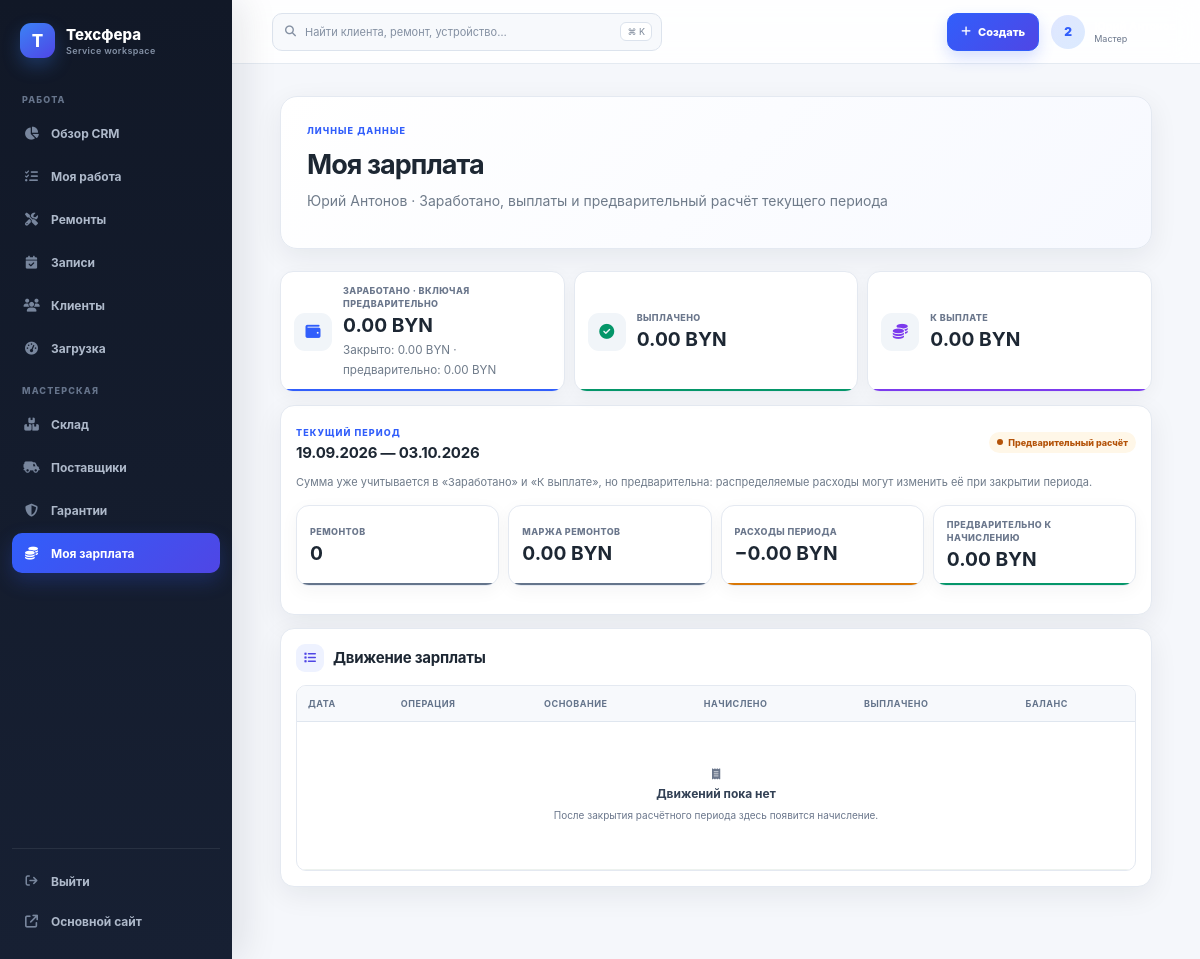
The page /accounts/master/salary/ (signed in) on the database as committed earlier.
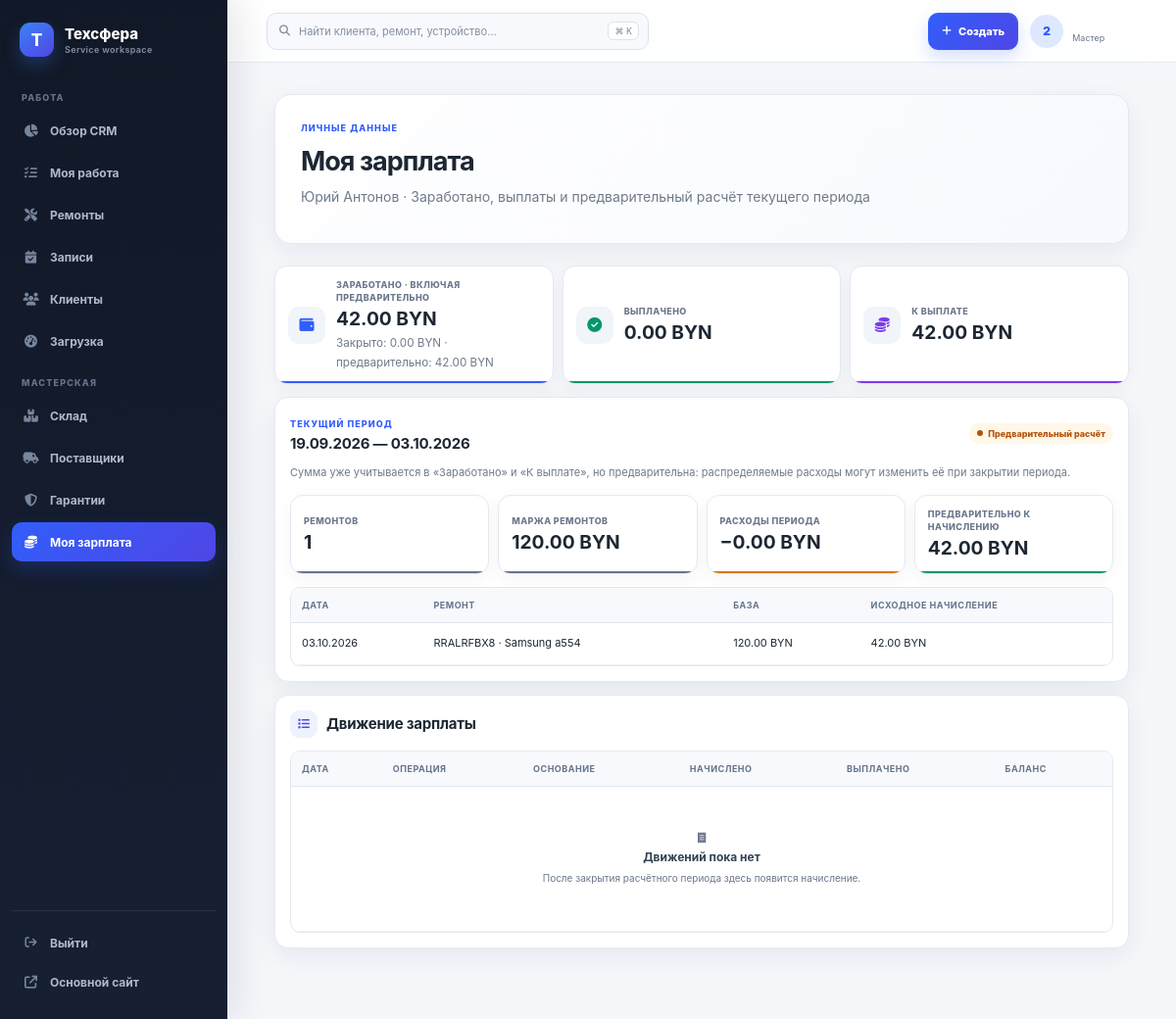
The same page on the database as committed later.
### finance/models.py (models this page shows, shortened)
class RepairFinance(models.Model):
    date = models.DateField("Дата")
    description = models.CharField("Описание ремонта", max_length=255)
    revenue = models.DecimalField(
        "Получено от клиента", max_digits=12, decimal_places=2,
        validators=[MinValueValidator(0)],
    )
    part_cost = models.DecimalField(
        "Стоимость запчасти", max_digits=12, decimal_places=2,
        default=Decimal("0.00"), validators=[MinValueValidator(0)],
    )
    manual_part_cost = models.DecimalField(
        "Дополнительная стоимость запчастей вручную", max_digits=12, decimal_places=2,
        default=Decimal("0.00"), validators=[MinValueValidator(0)],
        help_text="Используйте для деталей, которых нет на складе, или деталей клиента.",
    )
    employee = models.ForeignKey(
        Employee, verbose_name="Исполнитель", on_delete=models.PROTECT,
        related_name="repairs",
    )
    master_percent = models.DecimalField(
        "Процент исполнителя", max_digits=5, decimal_places=2,
        default=Decimal("0.00"), validators=[MinValueValidator(0), MaxValueValidator(100)],
        help_text="Сохраняется в ремонте и не меняется при изменении профиля исполнителя.",
    )
    repair_margin = models.DecimalField("Маржа до зарплаты", max_digits=12, decimal_places=2, editable=False)
    master_salary = models.DecimalField("Зарплата мастера", max_digits=12, decimal_places=2, editable=False)
    workshop_profit = models.DecimalField("Прибыль мастерской", max_digits=12, decimal_places=2, editable=False)
    comment = models.TextField("Комментарий", blank=True)
    created_at = models.DateTimeField("Создан", auto_now_add=True)
    class Meta:
        verbose_name = "Ремонт (финансы)"
        verbose_name_plural = "Ремонты (финансы)"
        ordering = ["-date", "-created_at"]
        indexes = [models.Index(fields=["date"]), models.Index(fields=["employee", "date"])]

### accounts/views.py (the view, shortened to what this page needs)
# urls.py: path("master/salary/", views.my_salary, name="my_salary"),
@approved_master_required
def my_salary(request):
    employee = request.master_employee
    open_period = PayrollPeriod.objects.filter(status=PayrollPeriod.Status.OPEN).order_by("-start_date").first()
    current = payroll_preview(open_period, employee) if open_period else None
    history = list(
        PayrollCalculation.objects.filter(employee=employee, period__status=PayrollPeriod.Status.CLOSED)
        .select_related("period").order_by("period__calculated_at", "created_at", "pk")
    )
    payments = list(SalaryPayment.objects.filter(employee=employee).order_by("date", "created_at", "pk"))
    accrued = sum((item.salary_amount for item in history), ZERO)
    preliminary = current["salary_amount"] if current else ZERO
    earned = accrued + preliminary
    paid = sum((item.amount for item in payments), ZERO)
    ledger = []
    for payment in payments:
        ledger.append({
            "date": payment.date, "sort_date": payment.date, "sort_created_at": payment.created_at,
            "kind": "payment", "payment": payment, "basis": payment.comment or "Выплата мастеру",
            "accrued": ZERO, "paid": payment.amount,
        })
    ledger.sort(key=lambda item: (item["sort_date"], item["sort_created_at"], item["kind"], item.get("calculation", item.get("payment")).pk))
    balance = ZERO
    for item in ledger:
        balance += item["accrued"] - item["paid"]
        item["balance"] = balance
    return render(request, "accounts/my_salary.html", {
        "employee": employee, "open_period": open_period, "current": current,
        "history": history, "payments": payments[:30], "ledger": ledger,
        "accrued": accrued, "preliminary": preliminary, "earned": earned,
        "paid": paid, "remaining": earned - paid,
    })

### accounts/access.py (called while the page is built)
def profile_for(user):
    if not getattr(user, "is_authenticated", False):
        return None
    try:
        return user.account_profile
    except AccountProfile.DoesNotExist:
        return None

def is_tehsfera_admin(user):
    profile = profile_for(user)
    return bool(user.is_authenticated and user.is_active and (
        user.is_superuser or (profile and profile.role == AccountProfile.Role.ADMIN)
    ))

def master_employee(user):
    if not getattr(user, "is_authenticated", False) or not user.is_active:
        return None
    try:
        employee = user.employee_profile
    except Exception:
        return None
    profile = profile_for(user)
    approved = not profile or (
        profile.role == AccountProfile.Role.MASTER and profile.approval_status == AccountProfile.Approval.APPROVED
    )
    return employee if approved and employee.is_active and not employee.is_owner else None

def is_approved_master(user):
    return master_employee(user) is not None

def is_client(user):
    profile = profile_for(user)
    return bool(profile and profile.role == AccountProfile.Role.CLIENT)

### finance/models.py (called while the page is built)
    def __str__(self):
        return f"{self.start_date:%d.%m.%Y} — {self.end_date:%d.%m.%Y}"

### templates/accounts/my_salary.html (shortened to what the changed rows need)
{% extends "crm/base.html" %}{% load finance_extras %}
{% block crm_content %}
<div class="crm-salary">
  <header class="crm-page-head"><div><span class="crm-eyebrow">Личные данные</span><h1>Моя зарплата</h1><p class="crm-muted">{{ employee.name }} · Заработано, выплаты и предварительный расчёт текущего периода</p></div></header>
  <section class="wb-kpis crm-salary-totals" aria-label="Итоги зарплаты">
    <div class="wb-kpi wb-kpi--blue"><i class="wb-kpi__icon fa-solid fa-wallet" aria-hidden="true"></i><div><span>Заработано{% if open_period %} · включая предварительно{% endif %}</span><strong>{{ earned|money_byn }}</strong>{% if open_period %}<small class="crm-muted">Закрыто: {{ accrued|money_byn }} · предварительно: {{ preliminary|money_byn }}</small>{% endif %}</div></div>
    <div class="wb-kpi wb-kpi--violet"><i class="wb-kpi__icon fa-solid fa-coins" aria-hidden="true"></i><div><span>К выплате</span><strong>{{ remaining|money_byn }}</strong></div></div>
  </section>
  {% if open_period %}
  <section class="wb-card crm-salary-section">
    <div class="wb-section-head crm-salary-period"><div><span class="crm-eyebrow">Текущий период</span><h2>{{ open_period }}</h2></div><span class="wb-status wb-status--warning">Предварительный расчёт</span></div>
    <p class="crm-muted crm-salary-note">Сумма уже учитывается в «Заработано» и «К выплате», но предварительна: распределяемые расходы могут изменить её при закрытии периода.</p>
    <div class="wb-kpis crm-salary-preview-kpis">
      <div class="wb-kpi"><div><span>Ремонтов</span><strong>{{ current.repairs_count }}</strong></div></div>
      <div class="wb-kpi"><div><span>Маржа ремонтов</span><strong>{{ current.repair_margin|money_byn }}</strong></div></div>
      <div class="wb-kpi wb-kpi--amber"><div><span>Расходы периода</span><strong>−{{ current.distributed_costs|money_byn }}</strong></div></div>
      <div class="wb-kpi wb-kpi--green"><div><span>Предварительно к начислению</span><strong>{{ current.salary_amount|money_byn }}</strong></div></div>
    </div>
    {% if current.repairs %}<div class="crm-table-wrap crm-salary-table crm-salary-preview-table"><table class="crm-table"><thead><tr><th>Дата</th><th>Ремонт</th><th>База</th><th>Исходное начисление</th></tr></thead><tbody>{% for repair in current.repairs %}<tr><td>{{ repair.repair_date|date:'d.m.Y' }}</td><td class="crm-salary-description">{{ repair.description }}</td><td>{{ repair.salary_base|money_byn }}</td><td>{{ repair.salary_amount|money_byn }}</td></tr>{% endfor %}</tbody></table></div>{% endif %}
  </section>
  {% else %}
  <section class="wb-card crm-salary-section"><div class="wb-empty"><i class="fa-regular fa-calendar" aria-hidden="true"></i><b>Открытого расчётного периода пока нет</b><p>Предварительный расчёт появится после открытия периода.</p></div></section>
  {% endif %}
  <section class="wb-card crm-salary-section">
    <div class="wb-section-head"><h2><i class="fa-solid fa-list"></i> Движение зарплаты</h2></div>
    <div class="crm-table-wrap crm-salary-table" tabindex="0" role="region" aria-label="Журнал движения зарплаты">
      <table class="crm-table"><thead><tr><th>Дата</th><th>Операция</th><th>Основание</th><th>Начислено</th><th>Выплачено</th><th>Баланс</th></tr></thead></table>
    </div>
  </section>
</div>
{% endblock %}

Rows that differ between the two databases and show on the page:
added RepairFinance: repair_date "03.10.2026", description "RRALRFBX8 · Samsung a554", salary_base "120.00 BYN", salary_amount "42.00 BYN"
Other text that changed with them:
{{ earned|money_byn }}: "0.00 BYN" → "42.00 BYN"
{{ preliminary|money_byn }}: "0.00 BYN" → "42.00 BYN"
{{ remaining|money_byn }}: "0.00 BYN" → "42.00 BYN"
{{ current.repairs_count }}: "0" → "1"
{{ current.repair_margin|money_byn }}: "0.00 BYN" → "120.00 BYN"
{{ current.salary_amount|money_byn }}: "0.00 BYN" → "42.00 BYN"
text now shown: "ДАТА РЕМОНТ БАЗА ИСХОДНОЕ НАЧИСЛЕНИЕ"
